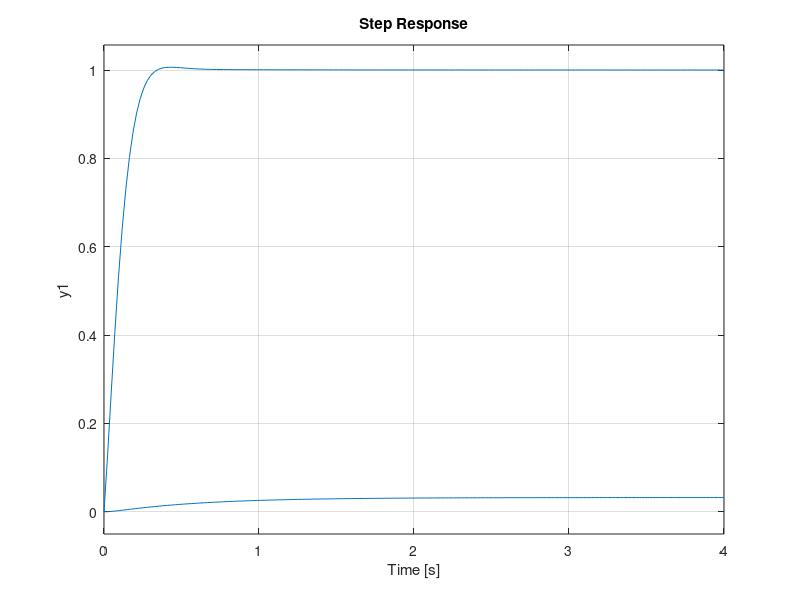

MATLAB code for this plot:
clc 
clear all

numerator = [1];
denominator = [1 20 31];
transfer_function = tf(numerator, denominator);

kp = 189;
ki = 310;
kd = 5;

controller = pid(kp, ki, kd);
CL = feedback(transfer_function*controller, 1);

figure(1)
step(transfer_function)
hold on
step(CL)
